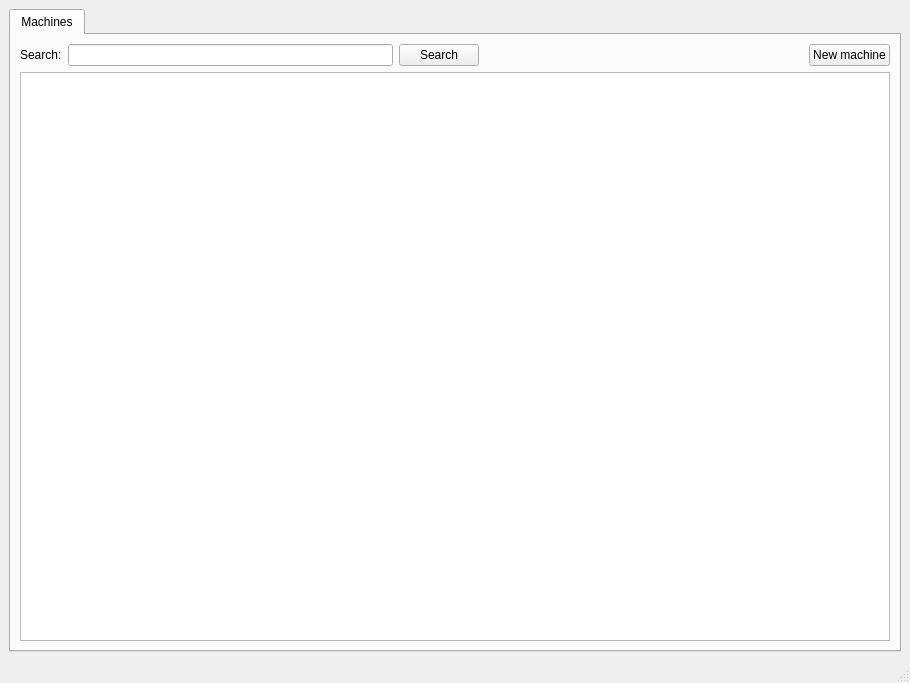
<?xml version="1.0" encoding="UTF-8"?>
<ui version="4.0">
 <class>MainWindow</class>
 <widget class="QMainWindow" name="MainWindow">
  <property name="geometry">
   <rect>
    <x>0</x>
    <y>0</y>
    <width>910</width>
    <height>683</height>
   </rect>
  </property>
  <property name="windowTitle">
   <string>MainWindow</string>
  </property>
  <widget class="QWidget" name="centralwidget">
   <layout class="QVBoxLayout" name="verticalLayout">
    <item>
     <widget class="QTabWidget" name="Tabs">
      <property name="currentIndex">
       <number>0</number>
      </property>
      <widget class="QWidget" name="TabMachine">
       <attribute name="title">
        <string>Machines</string>
       </attribute>
       <layout class="QVBoxLayout" name="verticalLayout_2">
        <item>
         <layout class="QHBoxLayout" name="HLayoutSearch">
          <item>
           <widget class="QLabel" name="LabelSearch">
            <property name="text">
             <string>Search:</string>
            </property>
           </widget>
          </item>
          <item>
           <widget class="QLineEdit" name="EditSearch"/>
          </item>
          <item>
           <widget class="QPushButton" name="ButtonSearch">
            <property name="text">
             <string>Search</string>
            </property>
           </widget>
          </item>
          <item>
           <spacer name="HSpacerSearch">
            <property name="orientation">
             <enum>Qt::Horizontal</enum>
            </property>
            <property name="sizeHint" stdset="0">
             <size>
              <width>40</width>
              <height>20</height>
             </size>
            </property>
           </spacer>
          </item>
          <item>
           <widget class="QPushButton" name="ButtonNewMachine">
            <property name="text">
             <string>New machine</string>
            </property>
           </widget>
          </item>
         </layout>
        </item>
        <item>
         <widget class="QTableWidget" name="TableMachines"/>
        </item>
       </layout>
      </widget>
     </widget>
    </item>
   </layout>
  </widget>
  <widget class="QMenuBar" name="menubar">
   <property name="geometry">
    <rect>
     <x>0</x>
     <y>0</y>
     <width>910</width>
     <height>22</height>
    </rect>
   </property>
  </widget>
  <widget class="QStatusBar" name="statusbar"/>
 </widget>
 <resources/>
 <connections/>
</ui>
